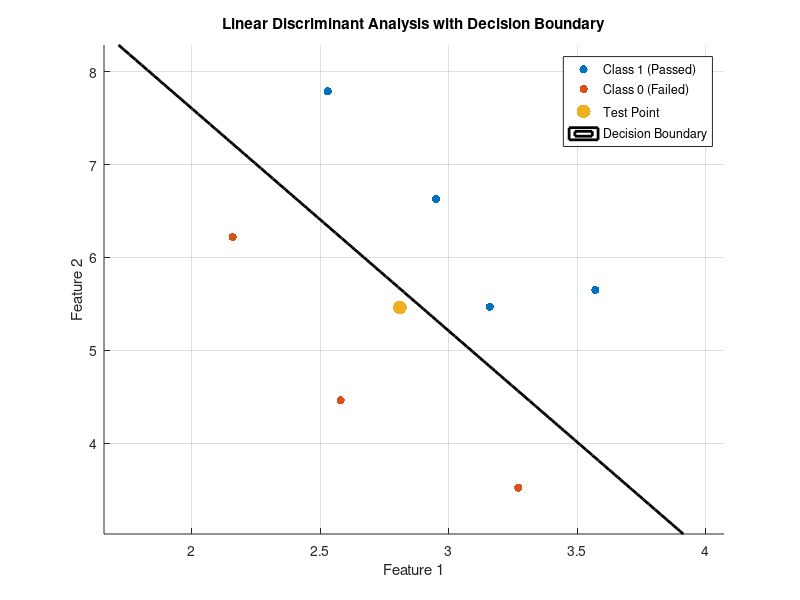

Here is the MATLAB script that generated this plot:
clc; clear; close all;
data = [2.95, 2.53, 3.57, 3.16, 2.58, 2.16, 3.27; 
        6.63, 7.79, 5.65, 5.47, 4.46, 6.22, 3.52];
output = [1, 1, 1, 1, 0, 0, 0]; 
test_point = [2.81; 5.46];       
class1 = data(:, output == 1);
class0 = data(:, output == 0);
overall_mean = mean(data, 2);
mean1 = mean(class1, 2);
mean0 = mean(class0, 2);
cov_class1 = (class1 - mean1) * (class1 - mean1)' / size(class1, 2);
cov_class0 = (class0 - mean0) * (class0 - mean0)' / size(class0, 2);
prior1 = sum(output == 1) / length(output);
prior0 = sum(output == 0) / length(output);

cov_matrix = prior1 * cov_class1 + prior0 * cov_class0;
inv_cov_matrix = inv(cov_matrix);
g1 = mean1' * inv_cov_matrix * test_point - 0.5 * mean1' * inv_cov_matrix * mean1 + log(prior1);
g0 = mean0' * inv_cov_matrix * test_point - 0.5 * mean0' * inv_cov_matrix * mean0 + log(prior0);

if g1 > g0
    class_assigned = 1;
    decision = 'Passed';
else
    class_assigned = 0;
    decision = 'Not Passed';
end
fprintf("Discriminant function for Class 1 (Passed): %.4f\n", g1);
fprintf("Discriminant function for Class 0 (Not Passed): %.4f\n", g0);
fprintf("Test point (%.2f, %.2f) assigned to Class: %d (%s)\n", test_point(1), test_point(2), class_assigned, decision);
figure;
hold on; grid on;
scatter(class1(1, :), class1(2, :), 'ro', 'filled');
scatter(class0(1, :), class0(2, :), 'bs', 'filled'); 
scatter(test_point(1), test_point(2), 'kp', 'filled', 'SizeData', 100); 

x_vals = linspace(min(data(1, :)) - 0.5, max(data(1, :)) + 0.5, 100);
y_vals = linspace(min(data(2, :)) - 0.5, max(data(2, :)) + 0.5, 100);
[X, Y] = meshgrid(x_vals, y_vals);
Z = zeros(size(X));

for i = 1:size(X, 1)
    for j = 1:size(X, 2)
        point = [X(i, j); Y(i, j)];
        g1_temp = mean1' * inv_cov_matrix * point - 0.5 * mean1' * inv_cov_matrix * mean1 + log(prior1);
        g0_temp = mean0' * inv_cov_matrix * point - 0.5 * mean0' * inv_cov_matrix * mean0 + log(prior0);
        Z(i, j) = g1_temp - g0_temp;
    end
end

contour(X, Y, Z, [0, 0], 'k', 'LineWidth', 2); 

legend('Class 1 (Passed)', 'Class 0 (Failed)', 'Test Point', 'Decision Boundary', 'Location', 'best');
title('Linear Discriminant Analysis with Decision Boundary');
xlabel('Feature 1');
ylabel('Feature 2');
hold off;
disp('Overall Mean of Data:');
disp(overall_mean);
disp('Mean of Class 1 (Passed):');
disp(mean1);
disp('Mean of Class 0 (Not Passed):');
disp(mean0);
disp('Covariance matrix of Class 1 (Passed):');
disp(cov_class1);
disp('Covariance matrix of Class 0 (Not Passed):');
disp(cov_class0);
disp('Common Covariance Matrix:');
disp(cov_matrix);
disp('Prior Probability of Class 1 (Passed):');
disp(prior1);
disp('Prior Probability of Class 0 (Not Passed):');
disp(prior0);
disp('Final Classification Result:');
fprintf("Test point assigned to class %d (%s) with g1 = %.4f and g0 = %.4f\n", class_assigned, decision, g1, g0);
